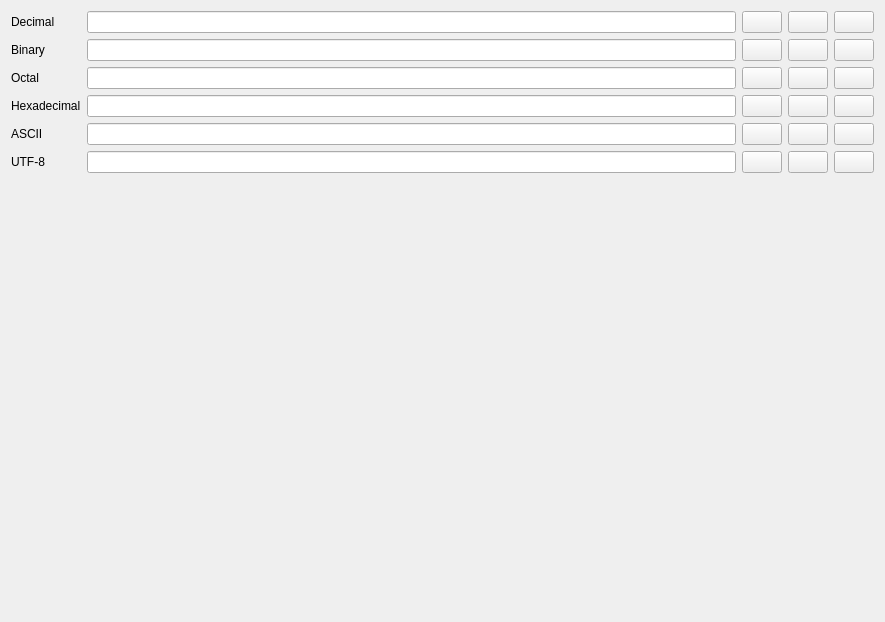
<?xml version="1.0" encoding="UTF-8"?>
<ui version="4.0">
 <class>NumberBasesWidget</class>
 <widget class="QWidget" name="NumberBasesWidget">
  <property name="geometry">
   <rect>
    <x>0</x>
    <y>0</y>
    <width>885</width>
    <height>622</height>
   </rect>
  </property>
  <property name="windowTitle">
   <string>Form</string>
  </property>
  <property name="locale">
   <locale language="English" country="UnitedStates"/>
  </property>
  <layout class="QVBoxLayout" name="verticalLayout">
   <item>
    <layout class="QFormLayout" name="formLayout">
     <item row="0" column="0">
      <widget class="QLabel" name="label">
       <property name="text">
        <string>Decimal</string>
       </property>
      </widget>
     </item>
     <item row="0" column="1">
      <layout class="QHBoxLayout" name="horizontalLayout">
       <item>
        <widget class="QLineEdit" name="decimal"/>
       </item>
       <item>
        <widget class="QPushButton" name="copyDecimalButton">
         <property name="toolTip">
          <string>Copy</string>
         </property>
         <property name="text">
          <string/>
         </property>
         <property name="icon">
          <iconset theme="QIcon::ThemeIcon::EditCopy"/>
         </property>
        </widget>
       </item>
       <item>
        <widget class="QPushButton" name="pasteDecimalButton">
         <property name="toolTip">
          <string>Paste</string>
         </property>
         <property name="text">
          <string/>
         </property>
         <property name="icon">
          <iconset theme="QIcon::ThemeIcon::EditPaste"/>
         </property>
        </widget>
       </item>
       <item>
        <widget class="QPushButton" name="clearDecimalButton">
         <property name="toolTip">
          <string>Clear</string>
         </property>
         <property name="text">
          <string/>
         </property>
         <property name="icon">
          <iconset theme="QIcon::ThemeIcon::EditClear"/>
         </property>
        </widget>
       </item>
      </layout>
     </item>
     <item row="1" column="0">
      <widget class="QLabel" name="label_2">
       <property name="text">
        <string>Binary</string>
       </property>
      </widget>
     </item>
     <item row="1" column="1">
      <layout class="QHBoxLayout" name="horizontalLayout_2">
       <item>
        <widget class="QLineEdit" name="binary"/>
       </item>
       <item>
        <widget class="QPushButton" name="copyBinaryButton">
         <property name="toolTip">
          <string>Copy</string>
         </property>
         <property name="text">
          <string/>
         </property>
         <property name="icon">
          <iconset theme="QIcon::ThemeIcon::EditCopy"/>
         </property>
        </widget>
       </item>
       <item>
        <widget class="QPushButton" name="pasteBinaryButton">
         <property name="toolTip">
          <string>Paste</string>
         </property>
         <property name="text">
          <string/>
         </property>
         <property name="icon">
          <iconset theme="QIcon::ThemeIcon::EditPaste"/>
         </property>
        </widget>
       </item>
       <item>
        <widget class="QPushButton" name="clearBinaryButton">
         <property name="toolTip">
          <string>Clear</string>
         </property>
         <property name="text">
          <string/>
         </property>
         <property name="icon">
          <iconset theme="QIcon::ThemeIcon::EditClear"/>
         </property>
        </widget>
       </item>
      </layout>
     </item>
     <item row="2" column="0">
      <widget class="QLabel" name="label_3">
       <property name="text">
        <string>Octal</string>
       </property>
      </widget>
     </item>
     <item row="2" column="1">
      <layout class="QHBoxLayout" name="horizontalLayout_3">
       <item>
        <widget class="QLineEdit" name="octal"/>
       </item>
       <item>
        <widget class="QPushButton" name="copyOctalButton">
         <property name="toolTip">
          <string>Copy</string>
         </property>
         <property name="text">
          <string/>
         </property>
         <property name="icon">
          <iconset theme="QIcon::ThemeIcon::EditCopy"/>
         </property>
        </widget>
       </item>
       <item>
        <widget class="QPushButton" name="pasteOctalButton">
         <property name="toolTip">
          <string>Paste</string>
         </property>
         <property name="text">
          <string/>
         </property>
         <property name="icon">
          <iconset theme="QIcon::ThemeIcon::EditPaste"/>
         </property>
        </widget>
       </item>
       <item>
        <widget class="QPushButton" name="clearOctalButton">
         <property name="toolTip">
          <string>Clear</string>
         </property>
         <property name="text">
          <string/>
         </property>
         <property name="icon">
          <iconset theme="QIcon::ThemeIcon::EditClear"/>
         </property>
        </widget>
       </item>
      </layout>
     </item>
     <item row="3" column="0">
      <widget class="QLabel" name="label_4">
       <property name="text">
        <string>Hexadecimal</string>
       </property>
      </widget>
     </item>
     <item row="3" column="1">
      <layout class="QHBoxLayout" name="horizontalLayout_4">
       <item>
        <widget class="QLineEdit" name="hexadecimal"/>
       </item>
       <item>
        <widget class="QPushButton" name="copyHexButton">
         <property name="toolTip">
          <string>Copy</string>
         </property>
         <property name="text">
          <string/>
         </property>
         <property name="icon">
          <iconset theme="QIcon::ThemeIcon::EditCopy"/>
         </property>
        </widget>
       </item>
       <item>
        <widget class="QPushButton" name="pasteHexButton">
         <property name="toolTip">
          <string>Paste</string>
         </property>
         <property name="text">
          <string/>
         </property>
         <property name="icon">
          <iconset theme="QIcon::ThemeIcon::EditPaste"/>
         </property>
        </widget>
       </item>
       <item>
        <widget class="QPushButton" name="clearHexButton">
         <property name="toolTip">
          <string>Clear</string>
         </property>
         <property name="text">
          <string/>
         </property>
         <property name="icon">
          <iconset theme="QIcon::ThemeIcon::EditClear"/>
         </property>
        </widget>
       </item>
      </layout>
     </item>
     <item row="4" column="0">
      <widget class="QLabel" name="label_5">
       <property name="text">
        <string>ASCII</string>
       </property>
      </widget>
     </item>
     <item row="4" column="1">
      <layout class="QGridLayout" name="gridLayout">
       <item row="0" column="2">
        <widget class="QPushButton" name="pasteASCIIButton">
         <property name="toolTip">
          <string>Paste</string>
         </property>
         <property name="text">
          <string/>
         </property>
         <property name="icon">
          <iconset theme="QIcon::ThemeIcon::EditPaste"/>
         </property>
        </widget>
       </item>
       <item row="0" column="0">
        <widget class="QLineEdit" name="ascii">
         <property name="maxLength">
          <number>1</number>
         </property>
        </widget>
       </item>
       <item row="0" column="4">
        <widget class="QPushButton" name="clearASCIIButton">
         <property name="toolTip">
          <string>Clear</string>
         </property>
         <property name="text">
          <string/>
         </property>
         <property name="icon">
          <iconset theme="QIcon::ThemeIcon::EditClear"/>
         </property>
        </widget>
       </item>
       <item row="0" column="1">
        <widget class="QPushButton" name="copyASCIIButton">
         <property name="toolTip">
          <string>Copy</string>
         </property>
         <property name="text">
          <string/>
         </property>
         <property name="icon">
          <iconset theme="QIcon::ThemeIcon::EditCopy"/>
         </property>
        </widget>
       </item>
      </layout>
     </item>
     <item row="5" column="0">
      <widget class="QLabel" name="label_6">
       <property name="text">
        <string>UTF-8</string>
       </property>
      </widget>
     </item>
     <item row="5" column="1">
      <layout class="QHBoxLayout" name="horizontalLayout_5">
       <item>
        <widget class="QLineEdit" name="utf8">
         <property name="maxLength">
          <number>1</number>
         </property>
        </widget>
       </item>
       <item>
        <widget class="QPushButton" name="copyUTF8Button">
         <property name="toolTip">
          <string>Copy</string>
         </property>
         <property name="text">
          <string/>
         </property>
         <property name="icon">
          <iconset theme="QIcon::ThemeIcon::EditCopy"/>
         </property>
        </widget>
       </item>
       <item>
        <widget class="QPushButton" name="pasteUTF8Button">
         <property name="toolTip">
          <string>Paste</string>
         </property>
         <property name="text">
          <string/>
         </property>
         <property name="icon">
          <iconset theme="QIcon::ThemeIcon::EditPaste"/>
         </property>
        </widget>
       </item>
       <item>
        <widget class="QPushButton" name="clearUTF8Button">
         <property name="toolTip">
          <string>Clear</string>
         </property>
         <property name="text">
          <string/>
         </property>
         <property name="icon">
          <iconset theme="QIcon::ThemeIcon::EditClear"/>
         </property>
        </widget>
       </item>
      </layout>
     </item>
    </layout>
   </item>
  </layout>
 </widget>
 <resources/>
 <connections/>
</ui>
